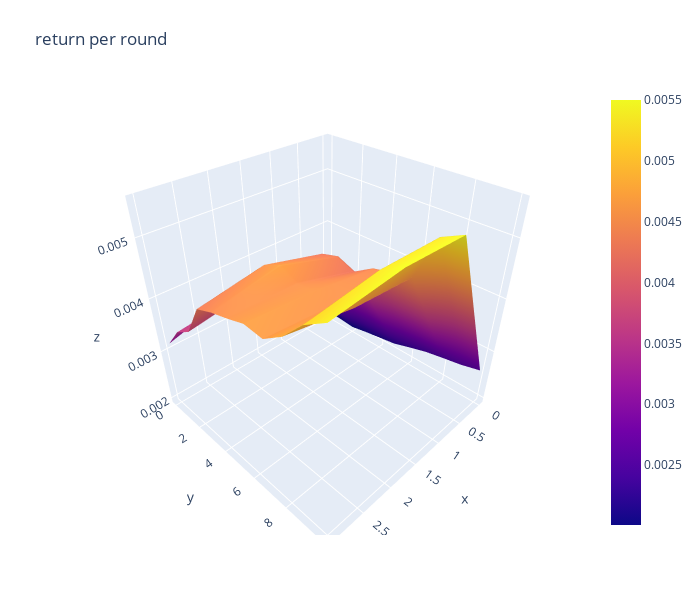

This figure's notebook cell:
### Code cell
import plotly.graph_objects as go

z_data = df_return_per_round.copy(deep=True)
fig = go.Figure(data=[go.Surface(z=z_data.values)])

fig.update_layout(title="return per round", # 标题
                  autosize=False,  # 尺度自动缩放
                  width=700,  # 长宽
                  height=600,
                  margin=dict(l=65,r=50,b=65,t=90)  # 4个位置的距离
                 )

fig.show()

### Figure 1 — Plotly figure (JSON) as saved in the notebook; plotly's stock layout.template omitted (floating-point values rounded to 4 significant figures)
{"data": [{"type": "surface", "z": [[0.00204, 0.003484, 0.003485, 0.003157], [0.002037, 0.003662, 0.003709, 0.003571], [0.002007, 0.003815, 0.003943, 0.003765], [0.00207, 0.004252, 0.004526, 0.004332], [0.002124, 0.004343, 0.004666, 0.004453], [0.002176, 0.004221, 0.004522, 0.004539], [0.002283, 0.004423, 0.004568, 0.004639], [0.002383, 0.004503, 0.004524, 0.004607], [0.00245, 0.004571, 0.004637, 0.00483], [0.002513, 0.005311, 0.005322, 0.005171], [0.002605, 0.005467, 0.005502, 0.005382]]}], "layout": {"autosize": false, "height": 600, "margin": {"b": 65, "l": 65, "r": 50, "t": 90}, "title": {"text": "return per round"}, "width": 700}}
